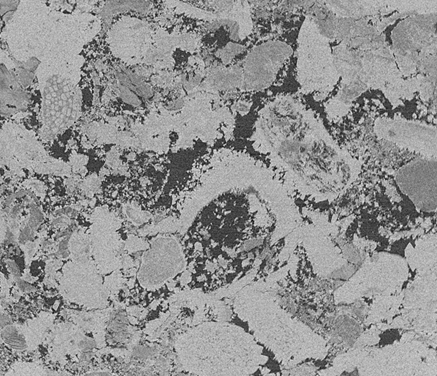
%> input picture Data/Input2.png, 437 x 376 px
$ octave Demo3.m   (GNU Octave 9; MATLAB toolbox functions it lacks are replaced by stand-ins)
%> lines starting %> are read from the running program, lines starting %| are printed output that depends on the picture; in (x1, y1, x2, y2) boxes, pixels count from 0 and x2, y2 are one past the last pixel; in counts of white or black regions, pixels touching at a corner belong together; the program's own positions count from 1
### AugmentPattern.m
function [varargout]=AugmentPattern(A,LAB1,GridRatio,show)
if nargin==3; show=0; end
if nargin==2; GridRatio=6; show=0; end
if nargin==1; GridRatio=6; LAB1=zeros(size(A,1),size(A,2)); show=0; end
global opt
opt.Rat=6;
opt.show=show;
opt.Rat=GridRatio;
A=uint8(normal(A).*254); A=A+1;
if ndims(A)==2; A=cat(3,A,A,A); end
A0=A; A=rgb2gray(A);
S=size(A);
LAB1=uint8(LAB1>0);
[B0,LAB2]=MakeSim(A0,S,LAB1);
B0=uint8(B0); LAB2=LAB2-1; LAB2=uint8(LAB2*255);
varargout{1}=B0;
varargout{2}=LAB2;
end
function [B0,LAB2]=MakeSim(A,S,LAB);
global opt;
if numel(unique(LAB))==2; LAB=LAB+1; end
A0=A;
A=rgb2gray(A);
Rat=opt.Rat;
s=ceil(size(A)./Rat);
m=3;
sz=s-2*m;
K=1;
scanstep=ceil(S./80);
bstart=[1,1];
b(1)=bstart(1);
n=ceil((size(A,1)-(1+s(1)))/scanstep(1))*ceil((size(A,2)-(1+s(2)))/scanstep(2));
n=n*2; % for flipped ones
T=zeros(s(1),s(2),n);
TL=uint8(zeros(s(1),s(2),n));
TI=uint8(zeros(s(1),s(2),3,n));
while (b(1)+s(1))<size(A,1)
    b(2)=bstart(2);
    while (b(2)+s(2))<size(A,2)
        T(:,:,K)=A(b(1)+1:b(1)+s(1),b(2)+1:b(2)+s(2));
        TL(:,:,K)=LAB(b(1)+1:b(1)+s(1),b(2)+1:b(2)+s(2));
        TI(:,:,:,K)=A0(b(1)+1:b(1)+s(1),b(2)+1:b(2)+s(2),:);
        K=K+1;
        b(2)=b(2)+scanstep(2);
    end
    b(1)=b(1)+scanstep(1);
end
% flipped part
A_F=flip(flip(A,2),1);
LAB_F=flip(flip(LAB,2),1);
A0_F=flip(flip(A0,2),1);
b(1)=bstart(1);
while (b(1)+s(1))<size(A,1)
    b(2)=bstart(2);
    while (b(2)+s(2))<size(A,2)
        T(:,:,K)=A_F(b(1)+1:b(1)+s(1),b(2)+1:b(2)+s(2));
        TL(:,:,K)=LAB_F(b(1)+1:b(1)+s(1),b(2)+1:b(2)+s(2));
        TI(:,:,:,K)=A0_F(b(1)+1:b(1)+s(1),b(2)+1:b(2)+s(2),:);
        K=K+1;
        b(2)=b(2)+scanstep(2);
    end
    b(1)=b(1)+scanstep(1);
end
W2=zeros(s); W2(1+m:end-m,1+m:end-m)=1; W2=1-W2; W2=W2(:);
T2=zeros(size(T,3),sum(W2==1));
for K=1:size(T,3)
    t=T(:,:,K); t=t(:); t(W2==0)=[];
    T2(K,:)=t;
end
B=zeros(S+s);
B0=cat(3,B,B,B);
L0=B*0;
bs1=m:sz(1):size(B,1)-sz(1)-m;
bs2=m:sz(2):size(B,2)-sz(2)-m;
K=1;
for I=1:numel(bs1)
    for J=1:numel(bs2)
        Loc(K,:)=[bs1(I) bs2(J)];
        K=K+1;
    end
end
ID=Shuff([1:size(Loc,1)]');
if opt.show;
    figure;
    delete('Gif\*')
end
for K=1:size(Loc,1)
    b=Loc(ID(K),:);
    t=B(b(1)-m+1:b(1)+sz(1)+m,b(2)-m+1:b(2)+sz(2)+m);
    W=t>0;
    W3=W(:);
    W3(W2==0)=[];
    W3=repmat(W3,[1,size(T,3)])';
    [SIM,E,id]=FindSim(t,T,W,T2,W2,W3);
    ERR(K)=E;
    w=bwdist(1-W); w=w./max(w(:)); w(isnan(w))=0;
    B(b(1)-m+1:b(1)+sz(1)+m,b(2)-m+1:b(2)+sz(2)+m)=(t).*w+SIM.*(1-w);
    SIM0=TI(:,:,:,id);
    w0=cat(3,w,w,w);
    t0=B0(b(1)-m+1:b(1)+sz(1)+m,b(2)-m+1:b(2)+sz(2)+m,:);
    t0=double(t0); w0=double(w0); SIM0=double(SIM0);
    B0(b(1)-m+1:b(1)+sz(1)+m,b(2)-m+1:b(2)+sz(2)+m,:)=(t0).*w0+SIM0.*(1-w0);
    SIM0=TL(:,:,id);
    t0=L0(b(1)-m+1:b(1)+sz(1)+m,b(2)-m+1:b(2)+sz(2)+m);
    t0=double(t0); w0=double(w0); SIM0=double(SIM0);
    WW=imdilate(W,ones(m,m));
    g=(t0).*w+SIM0.*(1-w); g=uint8(g); g0=g;
    g=medfilt2(g,[3,3],'symmetric');
    g=medfilt2(g,[3,3],'symmetric');
    g=medfilt2(g,[3,3],'symmetric');
    g(WW==0)=g0(WW==0);
    L0(b(1)-m+1:b(1)+sz(1)+m,b(2)-m+1:b(2)+sz(2)+m,:)=g;
    if opt.show
        clf; imshow(uint8(B0(1:S(1),1:S(2),:))); drawnow;
        imwrite(uint8(B0(1:S(1),1:S(2),:)),['Gif/Frame_' num2str(K) '.png']);
    end
end
L0=medfilt2(L0,[3,3],'symmetric');
LAB2=L0;
B=B(1:S(1),1:S(2),:);
B0=B0(1:S(1),1:S(2),:);
LAB2=LAB2(1:S(1),1:S(2));
if opt.show
    make_video_gif
end
end
function [SIM,E,id]=FindSim(t,T,W,T2,W2,W3)
if sum(W(:))==0; ID=randi(size(T,3),1,1); SIM=T(:,:,ID); E=0; id=ID; return; end;
t2=t(:);
t2(W2==0)=[];
t3=repmat(t2,[1,size(T,3)])';
Err=(abs(t3-T2).*W3);
W4=W(:); W4(W2==0)=[];
W4=repmat(W4,[1,size(T,3)])';
Err=sum(Err.*W4,2)./sum(W(:));
[o,p]=sort(Err);
ID=p(1); E=o(1);
id=ID;
if max(W(:))==0; ID=randi(size(T,3),1,1); E=0; end
SIM=T(:,:,ID);
end
function ShuffledData=Shuff(OrigData)
X=randperm(numel(OrigData));
ShuffledData=reshape(OrigData(X),size(OrigData));
end
function [A]=normal(A)
A=double(A);
M1=min(A(:)); M2=max(A(:));
if M1==M2; return; end
A=(A-M1)./(M2-M1);
end
% [16 lines left out: function make_video_gif, not called in this run]

### Demo3.m
clear; close all;
% Reconstructing a series of images as well as their labels
% By Arash Rabbani, www.Arashrabbani.com
A=imread('Data/Input2.png');
%> A is the input picture: size 376x437x3 uint8; min 5, max 245, mean 146.7
B=imread('Data/Label2.png');
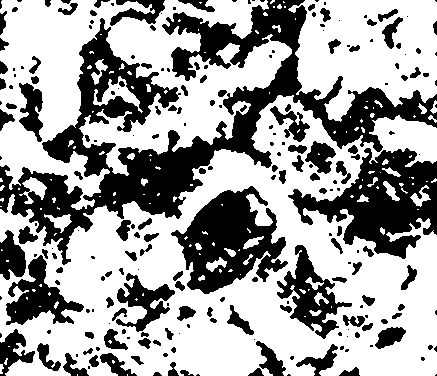
%> input picture Data/Label2.png, 437 x 376 px
%> B: size 376x437 logical; 62.5% white; 228 black regions (106 under 20 px), largest, box (x1, y1, x2, y2) and area: (0, 0, 437, 265) 26987, (288, 148, 437, 259) 7739, (171, 186, 288, 294) 6612
N=10; % desired number of realization and label pairs to be created at "Output" directory
for I=1:10
    disp(['Creating realization # ' num2str(I)])
    [A2,B2]=AugmentPattern(A,B,8);
%> in normal, `M1=min(A(:))`: M1 = 5
%> in normal, `M2=max(A(:))`: M2 = 245
%> after the loop in MakeSim, `while (b(1)+s(1))<size(A,1)`: K = 4225; b = [331 385]
%> in MakeSim, `A_F=flip(flip(A,2),1);`:
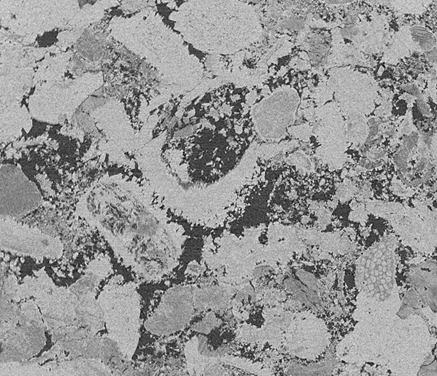
%> A_F: size 376x437 uint8; min 1, max 255, mean 150.9; mean of the top-left, top-right, bottom-left and bottom-right quarters 153.4, 152.3, 148.1, 150
%> in MakeSim, `LAB_F=flip(flip(LAB,2),1);`:
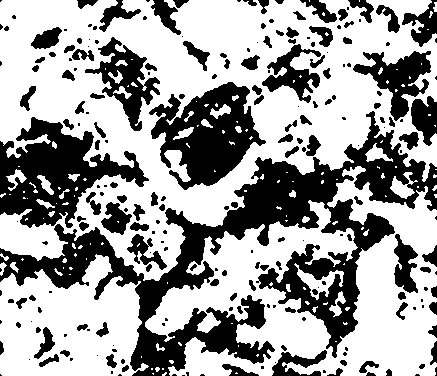
%> LAB_F: size 376x437 uint8; values 1 (black) and 2 (white), 62.5% white; 228 black regions (106 under 20 px), largest, box (x1, y1, x2, y2) and area: (0, 111, 437, 376) 26987, (0, 117, 149, 228) 7739, (149, 82, 266, 190) 6612
%> the loop in MakeSim, `while (b(1)+s(1))<size(A,1)` made 66 passes
%> after the loop in MakeSim, `while (b(1)+s(1))<size(A,1)`: K = 8449
%> in MakeSim, `W2(1+m:end-m,1+m:end-m)=1`: W2: size 47x55 double; values 0 (black) and 1 (white), 77.7% white; 1 black region, box (x1, y1, x2, y2) and area: (0, 0, 55, 47) 576
%> the loop in MakeSim, `for K=1:size(T,3)` made 8448 passes
%> pass 1, in MakeSim, `t=T(:,:,K)`:
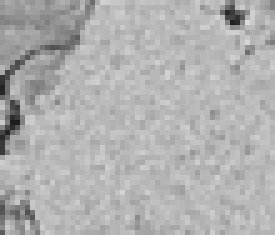
%> t: size 47x55 double (shown 5 times larger); min 29, max 220, mean 176.1
%> after the loop in MakeSim, `for K=1:size(T,3)`:
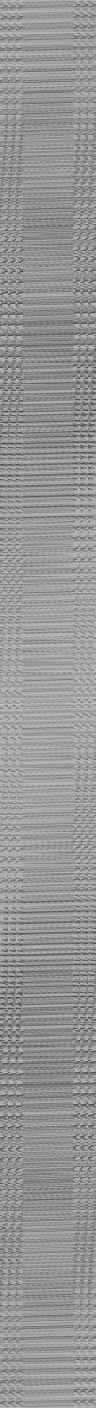
%> T2: size 8448x576 double (shown at 1/6 size); min 1, max 255, mean 149.1
%> after the loop in MakeSim, `for K=1:size(T,3)`: t = 576 values, max 220 at index 169, min 29 at index 507, mean 168.6
%> (the run ends here)
